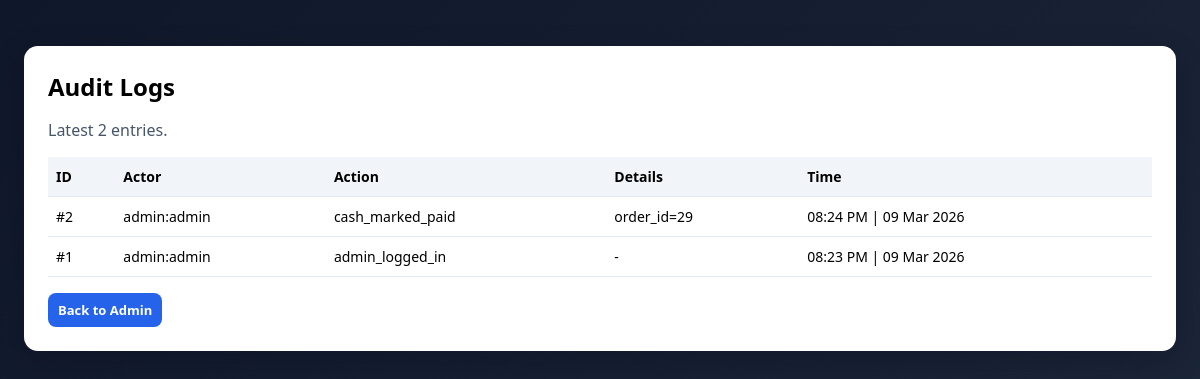
Before: /admin/audit-logs (signed in) with the older database file.
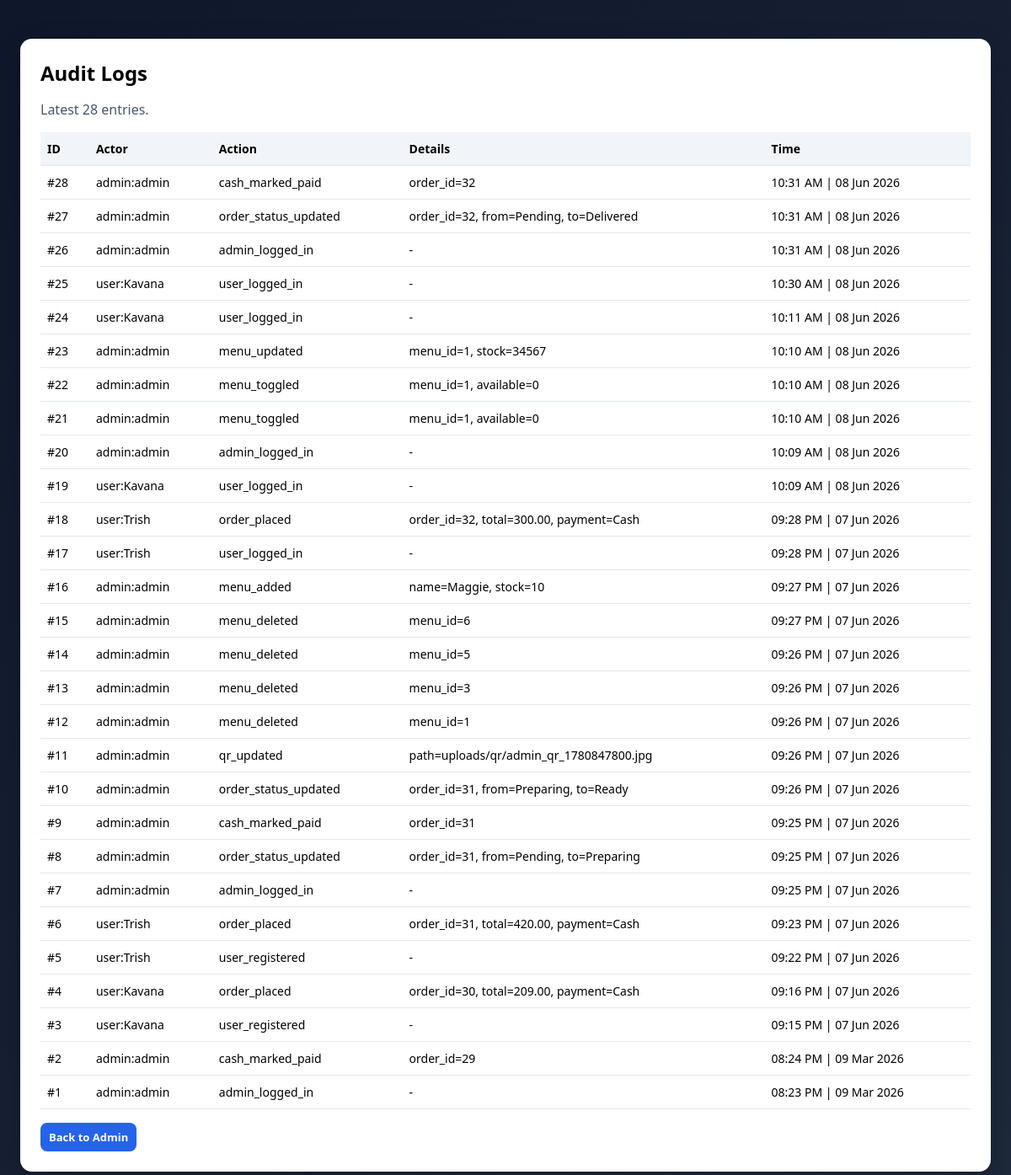
After: the same page with the newer database file.
### tables this page shows
CREATE TABLE audit_logs (
            id INTEGER PRIMARY KEY AUTOINCREMENT,
            actor_type TEXT NOT NULL,
            actor_name TEXT NOT NULL,
            action TEXT NOT NULL,
            details TEXT NOT NULL,
            created_at TEXT NOT NULL
        );

### app.py (the view)
@app.route("/admin/audit-logs")
@login_required_admin
def admin_audit_logs():
    conn = get_db_connection()
    logs = conn.execute("SELECT * FROM audit_logs ORDER BY id DESC LIMIT 300").fetchall()
    conn.close()
    logs = [normalize_datetime_fields(log, ["created_at"]) for log in logs]
    return render_template("audit_logs.html", logs=logs)

### app.py (called while the page is built)
def get_db_connection():
    conn = sqlite3.connect(DATABASE)
    conn.row_factory = sqlite3.Row
    return conn

def parse_order_datetime(order_time):
    if not order_time:
        return datetime.min
    try:
        return datetime.strptime(order_time, DISPLAY_DATETIME_FORMAT)
    except (TypeError, ValueError):
        normalized_time = str(order_time).strip().replace("Z", "+00:00")
        try:
            parsed = datetime.fromisoformat(normalized_time)
        except ValueError:
            return datetime.min
        if parsed.tzinfo is not None:
            parsed = parsed.astimezone(APP_TIMEZONE).replace(tzinfo=None)
        return parsed

def format_display_datetime(order_time):
    parsed = parse_order_datetime(order_time)
    if parsed == datetime.min:
        return order_time or ""
    return parsed.strftime(DISPLAY_DATETIME_FORMAT)

def normalize_datetime_fields(row, fields):
    if row is None:
        return None
    normalized = dict(row)
    for field in fields:
        if field in normalized:
            normalized[field] = format_display_datetime(normalized.get(field))
    return normalized

def admin_logged_in():
    return bool(session.get("admin_logged_in"))

def login_required_admin(view_func):
    @wraps(view_func)
    def wrapped(*args, **kwargs):
        if not admin_logged_in():
            return redirect(url_for("login_admin"))
        return view_func(*args, **kwargs)
    return wrapped

### templates/audit_logs.html (shortened to what this page needs)
﻿<!DOCTYPE html>
<html lang="en">
<head>
</head>
<body>
    <div class="container">
        <h2>Audit Logs</h2>
        <p class="meta">Latest {{ logs|length }} entries.</p>
        {% if logs %}
            <table>
                <tr>
                    <th>ID</th>
                    <th>Actor</th>
                    <th>Action</th>
                    <th>Details</th>
                    <th>Time</th>
                </tr>
                {% for log in logs %}
                    <tr>
                        <td>#{{ log.id }}</td>
                        <td>{{ log.actor_type }}:{{ log.actor_name }}</td>
                        <td>{{ log.action }}</td>
                        <td>{{ log.details or '-' }}</td>
                        <td>{{ log.created_at }}</td>
                    </tr>
                {% endfor %}
            </table>
        {% else %}
            <p>No logs yet.</p>
        {% endif %}
        <div class="actions" style="margin-top:16px;">
            <a href="{{ url_for('admin') }}">Back to Admin</a>
        </div>
    </div>
</body>
</html>

### templates/audit_logs.html (style rules this page uses)
* { box-sizing: border-box; }
body { margin: 0; font-family: "Segoe UI", Tahoma, Geneva, Verdana, sans-serif; background: linear-gradient(135deg, #0f172a, #1e293b); min-height: 100vh; padding: 24px; }
.container { max-width: 1200px; margin: 0 auto; background: #fff; border-radius: 14px; box-shadow: 0 10px 30px rgba(2, 6, 23, 0.25); padding: 24px; }
h2 { margin: 0 0 12px; }
.meta { color: #475569; margin-bottom: 16px; }
table { width: 100%; border-collapse: collapse; }
th, td { border-bottom: 1px solid #e2e8f0; text-align: left; padding: 10px 8px; font-size: 14px; vertical-align: top; }
th { background: #f1f5f9; }
.actions a { text-decoration: none; display: inline-block; margin-right: 8px; padding: 8px 10px; border-radius: 8px; color: #fff; background: #2563eb; font-size: 13px; font-weight: 700; }

Changed rows visible on the page:
added audit_logs: id "28", actor_type "admin", actor_name "admin", action "cash_marked_paid", details "order_id=32", created_at "10:31 AM | 08 Jun 2026"
added audit_logs: id "27", actor_type "admin", actor_name "admin", action "order_status_updated", details "order_id=32, from=Pending, to=Delivered", created_at "10:31 AM | 08 Jun 2026"
added audit_logs: id "26", actor_type "admin", actor_name "admin", action "admin_logged_in", details "-", created_at "10:31 AM | 08 Jun 2026"
added audit_logs: id "25", actor_type "user", actor_name "Kavana", action "user_logged_in", details "-", created_at "10:30 AM | 08 Jun 2026"
added audit_logs: id "24", actor_type "user", actor_name "Kavana", action "user_logged_in", details "-", created_at "10:11 AM | 08 Jun 2026"
added audit_logs: id "23", actor_type "admin", actor_name "admin", action "menu_updated", details "menu_id=1, stock=34567", created_at "10:10 AM | 08 Jun 2026"
added audit_logs: id "22", actor_type "admin", actor_name "admin", action "menu_toggled", details "menu_id=1, available=0", created_at "10:10 AM | 08 Jun 2026"
added audit_logs: id "21", actor_type "admin", actor_name "admin", action "menu_toggled", details "menu_id=1, available=0", created_at "10:10 AM | 08 Jun 2026"
added audit_logs: id "20", actor_type "admin", actor_name "admin", action "admin_logged_in", details "-", created_at "10:09 AM | 08 Jun 2026"
added audit_logs: id "19", actor_type "user", actor_name "Kavana", action "user_logged_in", details "-", created_at "10:09 AM | 08 Jun 2026"
added audit_logs: id "18", actor_type "user", actor_name "Trish", action "order_placed", details "order_id=32, total=300.00, payment=Cash", created_at "09:28 PM | 07 Jun 2026"
added audit_logs: id "17", actor_type "user", actor_name "Trish", action "user_logged_in", details "-", created_at "09:28 PM | 07 Jun 2026"
added audit_logs: id "16", actor_type "admin", actor_name "admin", action "menu_added", details "name=Maggie, stock=10", created_at "09:27 PM | 07 Jun 2026"
added audit_logs: id "15", actor_type "admin", actor_name "admin", action "menu_deleted", details "menu_id=6", created_at "09:27 PM | 07 Jun 2026"
added audit_logs: id "14", actor_type "admin", actor_name "admin", action "menu_deleted", details "menu_id=5", created_at "09:26 PM | 07 Jun 2026"
added audit_logs: id "13", actor_type "admin", actor_name "admin", action "menu_deleted", details "menu_id=3", created_at "09:26 PM | 07 Jun 2026"
added audit_logs: id "12", actor_type "admin", actor_name "admin", action "menu_deleted", details "menu_id=1", created_at "09:26 PM | 07 Jun 2026"
added audit_logs: id "11", actor_type "admin", actor_name "admin", action "qr_updated", details "path=uploads/qr/admin_qr_1780847800.jpg", created_at "09:26 PM | 07 Jun 2026"
added audit_logs: id "10", actor_type "admin", actor_name "admin", action "order_status_updated", details "order_id=31, from=Preparing, to=Ready", created_at "09:26 PM | 07 Jun 2026"
added audit_logs: id "9", actor_type "admin", actor_name "admin", action "cash_marked_paid", details "order_id=31", created_at "09:25 PM | 07 Jun 2026"
added audit_logs: id "8", actor_type "admin", actor_name "admin", action "order_status_updated", details "order_id=31, from=Pending, to=Preparing", created_at "09:25 PM | 07 Jun 2026"
added audit_logs: id "7", actor_type "admin", actor_name "admin", action "admin_logged_in", details "-", created_at "09:25 PM | 07 Jun 2026"
added audit_logs: id "6", actor_type "user", actor_name "Trish", action "order_placed", details "order_id=31, total=420.00, payment=Cash", created_at "09:23 PM | 07 Jun 2026"
added audit_logs: id "5", actor_type "user", actor_name "Trish", action "user_registered", details "-", created_at "09:22 PM | 07 Jun 2026"
added audit_logs: id "4", actor_type "user", actor_name "Kavana", action "order_placed", details "order_id=30, total=209.00, payment=Cash", created_at "09:16 PM | 07 Jun 2026"
added audit_logs: id "3", actor_type "user", actor_name "Kavana", action "user_registered", details "-", created_at "09:15 PM | 07 Jun 2026"
Other visible differences:
{{ logs|length }}: "2" → "28"
